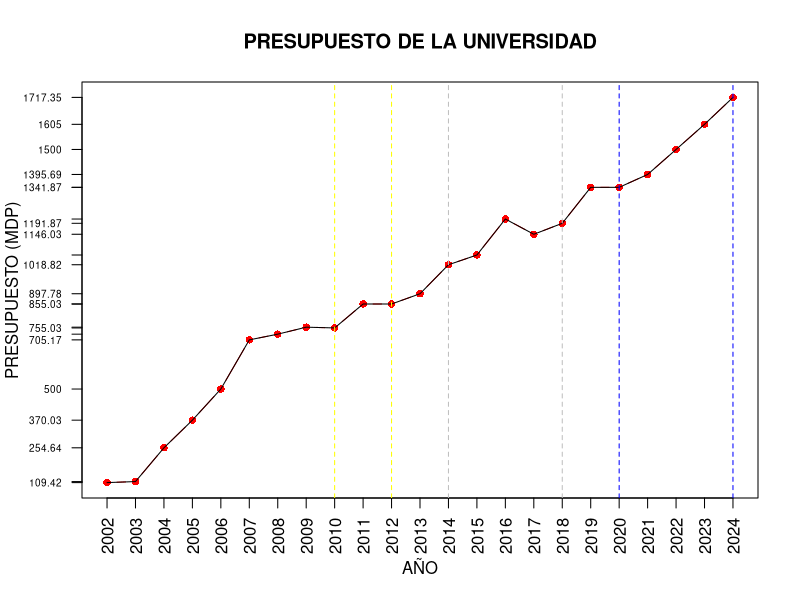
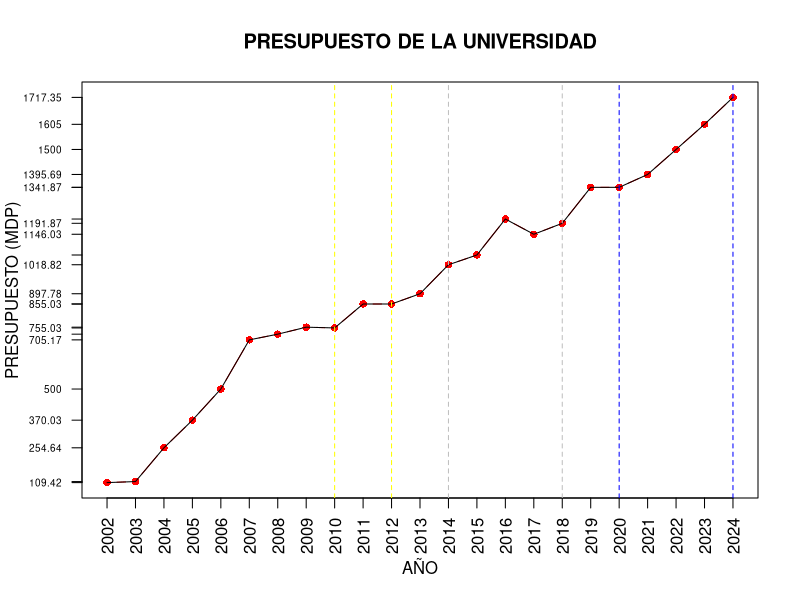

R code for these plots, in order:
#---- Definicion del directorio de trabajo ----
setwd("~/Documents/GitHub/EntregaRectoria")
#---- Se cargan las librerias ----
library(readxl)
#---- Se leen los datos ----
PI <- read_excel("PresupuestoIngresos.xlsx")
View(PI)
#---- Definir los datos----
años <- c(2002, 2003, 2004, 2005, 2006, 2007, 2008, 2009, 2010, 2011, 2012, 2013, 2014, 2015, 2016, 2017, 2018, 2019, 2020, 2021, 2022, 2023, 2024)
presupuesto <- c(
  109417680.00, 113685571.00, 254639379.00, 370034314.00, 500000000.00, 
  705173946.00, 729051644.00, 758213710.00, 755029564.00, 855029564.00, 
  855029564.00, 897781042.00, 1018815503.00, 1059568123.00, 1209600000.00, 
  1146028882.00, 1191870037.00, 1341870037.00, 1342012682.00, 1395693189.00, 
  1500000000.00, 1605000000.00, 1717350000.00
)
##---- Graficar los datos sin etiquetas en los ejes ----
plot(años, presupuesto, xlab = "AÑO", ylab = "PRESUPUESTO (MDP)",
     main = "PRESUPUESTO DE LA UNIVERSIDAD", 
     type = 'b', col = "red", pch = 16,
     xaxt = "n", yaxt = "n")
lines(años, presupuesto, col = "black")
#---- Modificar el ángulo de las etiquetas del eje X----
axis(side = 1, at = años, labels = años, las = 3)
#---- Convertir presupuesto a millones de dólares----
presupuestoMod <- round(presupuesto / 1000000,2)
#---- Agregar etiquetas en el eje Y----
axis(side = 2, at = presupuesto, 
     labels = presupuestoMod,
     cex.axis=0.6,
     las = 2)
abline(v = 2010, col = "yellow", lty = 2)
abline(v = 2012, col = "yellow", lty = 2)
abline(v = 2014, col = "gray", lty = 2)
abline(v = 2018, col = "gray", lty = 2)
abline(v = 2020, col = "blue", lty = 2)
abline(v = 2024, col = "blue", lty = 2)
#---- Se genera el archivo pdf con la grafica ----
pdf("GrafPresupuestoIngreso.pdf")
plot(años, presupuesto, xlab = "AÑO", ylab = "PRESUPUESTO (MDP)",
     main = "PRESUPUESTO DE LA UNIVERSIDAD", 
     type = 'b', col = "red", pch = 16,
     xaxt = "n", yaxt = "n")
lines(años, presupuesto, col = "black")
axis(side = 1, at = años, labels = años, las = 3)
presupuestoMod <- round(presupuesto / 1000000,2)
axis(side = 2, at = presupuesto, 
     labels = presupuestoMod,
     cex.axis=0.6,
     las = 2)
abline(v = 2010, col = "yellow", lty = 2)
abline(v = 2012, col = "yellow", lty = 2)
abline(v = 2014, col = "gray", lty = 2)
abline(v = 2018, col = "gray", lty = 2)
abline(v = 2020, col = "blue", lty = 2)
abline(v = 2024, col = "blue", lty = 2)
dev.off()

